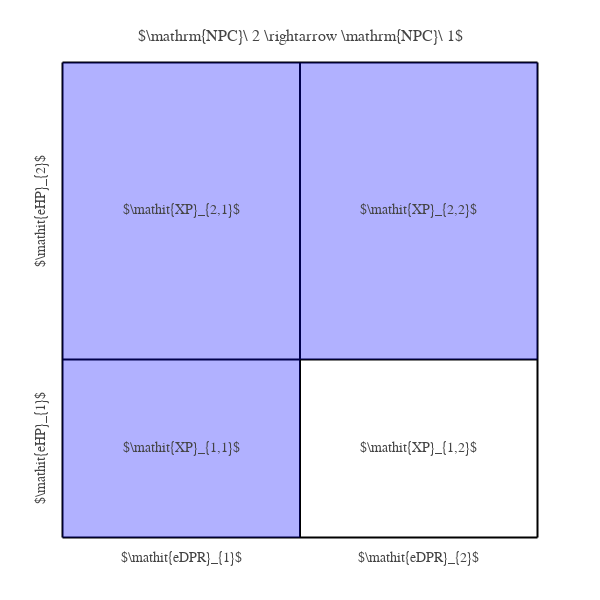

Notebook cell for this chart:
### Code cell
# An example encounter diagram for two NPCs defeated in reverse order using single target damage
eDPRs = [4, 4]
eHPs  = [3, 5]
eDPR_total = np.sum(eDPRs)
eHP_total = np.sum(eHPs)

damage = [
    {'targets': [1], 'damage': 5, 'efficiency': 1.0, 'color': 'blue'},
    {'targets': [0], 'damage': 3, 'efficiency': 1.0, 'color': 'blue'}
]

XP_log = create_XP_log(eHPs, eDPRs, damage)

# create figure
fig = go.Figure(
    layout=go.Layout(
        template=tfb.FIG_TEMPLATE,
        margin=dict(l=15, r=15, b=15, t=15, pad=4),
        title=dict(
            text=r'$\mathrm{NPC}\ 2 \rightarrow \mathrm{NPC}\ 1$',
            font_size=16,
            x=0.5,
            y=0.95,
            xanchor='center',
            yanchor='top',
        ),
        #margin=dict(autoexpand=True),
        dragmode=False,
        xaxis=dict(
            range=[-0.1*eDPR_total, 1.1*eDPR_total],
            #autorange=True,
            mirror=False,
            showgrid=False,
            showline=False,
            zeroline=False,
            showticklabels=False,
            ticks='', minor=dict(ticks=''),
        ),
        yaxis=dict(
            range=[-0.1*eHP_total, 1.1*eHP_total],
            #autorange=True,
            mirror=False,
            showgrid=False,
            showline=False,
            zeroline=False,
            showticklabels=False,
            ticks='', minor=dict(ticks=''),
        ),
    )
)

fig = generate_XP_diagram_plotly(eHPs, eDPRs, XP_log, fig=fig)

#fig = plt.figure(figsize=FSIZE, dpi=FDPI, tight_layout=True)
#ax = plt.axes()
#ax = generate_XP_diagram(ax, eHPs, eDPRs, XP_log, r'NPC 2 $\rightarrow$ NPC 1', fontsize=12)

#if SAVEFIGS: fig.savefig('./fig-xp-encounter-diagram-two-npcs-reverse.svg', metadata=METADATA)

# show figure
fig.update_layout(width=600, height=600)
fig.show(config=tfb.FIG_CONFIG)

# save figures
if SAVEFIGS:
    fig.update_layout(autosize=True, width=None, height=None)
    tfb.save_fig_html(fig, format='large', name='fig-xp-encounter-diagram-two-npcs-reverse-large', style='aspect-ratio: 600/600;')
    tfb.save_fig_html(fig, format='small', name='fig-xp-encounter-diagram-two-npcs-reverse-small', style='aspect-ratio: 600/600;')

enc_XP_total = encounter_XP(eDPRs, eHPs)
adj_XP_total = adjusted_XP_total(XP_log)
print('encounter multiplier: {:.2f}'.format(adj_XP_total/enc_XP_total))
eHP_total = sum(eHPs)
dmg_total = damage_total(XP_log)
dmg_overflow = damage_overflow_total(XP_log)
print('percent damage done: {} %'.format(100*dmg_total/eHP_total))
print('percent damage overflow: {} %'.format(100*(dmg_overflow/eHP_total)))

### Figure 1 — Plotly figure (JSON) as saved in the notebook; plotly's stock layout.template omitted (floating-point values rounded to 4 significant figures)
{"data": [{"hoverinfo": "skip", "line": {"color": "black", "dash": "solid"}, "mode": "lines", "showlegend": false, "type": "scatter", "x": [0, 8], "y": [0, 0]}, {"hoverinfo": "skip", "line": {"color": "black", "dash": "solid"}, "mode": "lines", "showlegend": false, "type": "scatter", "x": [0, 0], "y": [0, 8]}, {"hoverinfo": "skip", "line": {"color": "black", "dash": "solid"}, "mode": "lines", "showlegend": false, "type": "scatter", "x": [0, 8], "y": [3, 3]}, {"hoverinfo": "skip", "line": {"color": "black", "dash": "solid"}, "mode": "lines", "showlegend": false, "type": "scatter", "x": [4, 4], "y": [0, 8]}, {"hoverinfo": "skip", "line": {"color": "black", "dash": "solid"}, "mode": "lines", "showlegend": false, "type": "scatter", "x": [0, 8], "y": [8, 8]}, {"hoverinfo": "skip", "line": {"color": "black", "dash": "solid"}, "mode": "lines", "showlegend": false, "type": "scatter", "x": [8, 8], "y": [0, 8]}], "layout": {"annotations": [{"showarrow": false, "text": "$\\mathit{XP}_{1,1}$", "x": 2, "y": 1.5}, {"showarrow": false, "text": "$\\mathit{XP}_{2,1}$", "x": 2, "y": 5.5}, {"showarrow": false, "text": "$\\mathit{XP}_{1,2}$", "x": 6, "y": 1.5}, {"showarrow": false, "text": "$\\mathit{XP}_{2,2}$", "x": 6, "y": 5.5}, {"showarrow": false, "text": "$\\mathit{eDPR}_{1}$", "x": 2, "y": -0.35}, {"showarrow": false, "text": "$\\mathit{eHP}_{1}$", "textangle": -90, "x": -0.35, "y": 1.5}, {"showarrow": false, "text": "$\\mathit{eDPR}_{2}$", "x": 6, "y": -0.35}, {"showarrow": false, "text": "$\\mathit{eHP}_{2}$", "textangle": -90, "x": -0.35, "y": 5.5}], "dragmode": false, "height": 600, "margin": {"b": 15, "l": 15, "pad": 4, "r": 15, "t": 15}, "shapes": [{"fillcolor": "blue", "line": {"color": "rgba(250,250,250,0)"}, "opacity": 0.3, "type": "rect", "x0": 0, "x1": 4, "y0": 3, "y1": 8}, {"fillcolor": "blue", "line": {"color": "rgba(250,250,250,0)"}, "opacity": 0.3, "type": "rect", "x0": 4, "x1": 8, "y0": 3, "y1": 8}, {"fillcolor": "blue", "line": {"color": "rgba(250,250,250,0)"}, "opacity": 0.3, "type": "rect", "x0": 0, "x1": 4, "y0": 0, "y1": 3}], "title": {"font": {"size": 16}, "text": "$\\mathrm{NPC}\\ 2 \\rightarrow \\mathrm{NPC}\\ 1$", "x": 0.5, "xanchor": "center", "y": 0.95, "yanchor": "top"}, "width": 600, "xaxis": {"minor": {"ticks": ""}, "mirror": false, "range": [-0.8, 8.8], "showgrid": false, "showline": false, "showticklabels": false, "ticks": "", "zeroline": false}, "yaxis": {"minor": {"ticks": ""}, "mirror": false, "range": [-0.8, 8.8], "showgrid": false, "showline": false, "showticklabels": false, "ticks": "", "zeroline": false}}}
